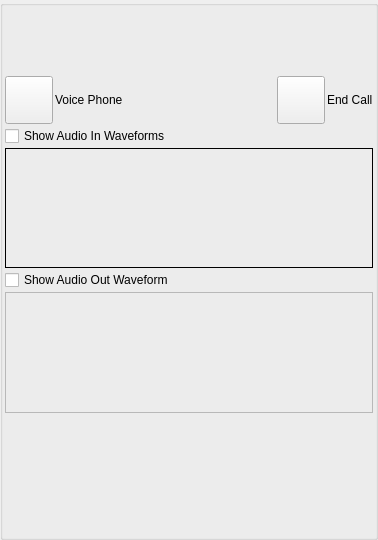
<?xml version="1.0" encoding="UTF-8"?>
<ui version="4.0">
 <class>AppletPeerVoicePhoneUi</class>
 <widget class="QWidget" name="AppletPeerVoicePhoneUi">
  <property name="geometry">
   <rect>
    <x>0</x>
    <y>0</y>
    <width>378</width>
    <height>540</height>
   </rect>
  </property>
  <property name="sizePolicy">
   <sizepolicy hsizetype="Expanding" vsizetype="Expanding">
    <horstretch>0</horstretch>
    <verstretch>0</verstretch>
   </sizepolicy>
  </property>
  <property name="minimumSize">
   <size>
    <width>0</width>
    <height>0</height>
   </size>
  </property>
  <property name="maximumSize">
   <size>
    <width>16777215</width>
    <height>16777215</height>
   </size>
  </property>
  <property name="windowTitle">
   <string>Dialog</string>
  </property>
  <layout class="QGridLayout" name="gridLayout">
   <property name="leftMargin">
    <number>0</number>
   </property>
   <property name="topMargin">
    <number>0</number>
   </property>
   <property name="rightMargin">
    <number>0</number>
   </property>
   <property name="bottomMargin">
    <number>0</number>
   </property>
   <property name="spacing">
    <number>0</number>
   </property>
   <item row="0" column="0">
    <widget class="QGroupBox" name="StyledDlgItemsBox">
     <property name="sizePolicy">
      <sizepolicy hsizetype="Expanding" vsizetype="Expanding">
       <horstretch>0</horstretch>
       <verstretch>0</verstretch>
      </sizepolicy>
     </property>
     <property name="minimumSize">
      <size>
       <width>0</width>
       <height>0</height>
      </size>
     </property>
     <property name="title">
      <string/>
     </property>
     <layout class="QVBoxLayout" name="verticalLayout">
      <property name="spacing">
       <number>2</number>
      </property>
      <property name="leftMargin">
       <number>2</number>
      </property>
      <property name="topMargin">
       <number>2</number>
      </property>
      <property name="rightMargin">
       <number>2</number>
      </property>
      <property name="bottomMargin">
       <number>2</number>
      </property>
      <item>
       <widget class="QLabel" name="m_StatusLabel">
        <property name="text">
         <string/>
        </property>
       </widget>
      </item>
      <item>
       <widget class="IdentWidget" name="m_FriendIdentWidget" native="true">
        <property name="sizePolicy">
         <sizepolicy hsizetype="Preferred" vsizetype="Fixed">
          <horstretch>0</horstretch>
          <verstretch>0</verstretch>
         </sizepolicy>
        </property>
        <property name="minimumSize">
         <size>
          <width>0</width>
          <height>50</height>
         </size>
        </property>
        <property name="maximumSize">
         <size>
          <width>16777215</width>
          <height>50</height>
         </size>
        </property>
       </widget>
      </item>
      <item>
       <layout class="QHBoxLayout" name="horizontalLayout">
        <property name="spacing">
         <number>2</number>
        </property>
        <item>
         <widget class="VxPushButton" name="m_PermissionButton">
          <property name="minimumSize">
           <size>
            <width>48</width>
            <height>48</height>
           </size>
          </property>
          <property name="maximumSize">
           <size>
            <width>48</width>
            <height>48</height>
           </size>
          </property>
          <property name="text">
           <string notr="true"/>
          </property>
          <property name="iconSize">
           <size>
            <width>48</width>
            <height>48</height>
           </size>
          </property>
         </widget>
        </item>
        <item>
         <widget class="VxLabel" name="m_PermissionLabel">
          <property name="sizePolicy">
           <sizepolicy hsizetype="Preferred" vsizetype="Preferred">
            <horstretch>0</horstretch>
            <verstretch>0</verstretch>
           </sizepolicy>
          </property>
          <property name="text">
           <string>Voice Phone </string>
          </property>
         </widget>
        </item>
        <item>
         <widget class="QLabel" name="m_StateText">
          <property name="sizePolicy">
           <sizepolicy hsizetype="Expanding" vsizetype="Preferred">
            <horstretch>0</horstretch>
            <verstretch>0</verstretch>
           </sizepolicy>
          </property>
          <property name="text">
           <string/>
          </property>
          <property name="alignment">
           <set>Qt::AlignmentFlag::AlignCenter</set>
          </property>
         </widget>
        </item>
        <item>
         <widget class="VxPushButton" name="m_HangUpButton">
          <property name="sizePolicy">
           <sizepolicy hsizetype="Fixed" vsizetype="Fixed">
            <horstretch>0</horstretch>
            <verstretch>0</verstretch>
           </sizepolicy>
          </property>
          <property name="minimumSize">
           <size>
            <width>48</width>
            <height>48</height>
           </size>
          </property>
          <property name="maximumSize">
           <size>
            <width>48</width>
            <height>48</height>
           </size>
          </property>
          <property name="text">
           <string notr="true"/>
          </property>
          <property name="iconSize">
           <size>
            <width>48</width>
            <height>48</height>
           </size>
          </property>
         </widget>
        </item>
        <item>
         <widget class="QLabel" name="m_HangupLabel">
          <property name="sizePolicy">
           <sizepolicy hsizetype="Minimum" vsizetype="Preferred">
            <horstretch>0</horstretch>
            <verstretch>0</verstretch>
           </sizepolicy>
          </property>
          <property name="text">
           <string>End Call</string>
          </property>
         </widget>
        </item>
       </layout>
      </item>
      <item>
       <widget class="QCheckBox" name="m_ShowInWaveFormCheckBox">
        <property name="sizePolicy">
         <sizepolicy hsizetype="Minimum" vsizetype="Fixed">
          <horstretch>0</horstretch>
          <verstretch>0</verstretch>
         </sizepolicy>
        </property>
        <property name="text">
         <string>Show Audio In Waveforms</string>
        </property>
       </widget>
      </item>
      <item>
       <widget class="AudioInWaveformWidget" name="m_AudioInWaveFormFrame">
        <property name="sizePolicy">
         <sizepolicy hsizetype="Expanding" vsizetype="Expanding">
          <horstretch>0</horstretch>
          <verstretch>0</verstretch>
         </sizepolicy>
        </property>
        <property name="frameShape">
         <enum>QFrame::Shape::Box</enum>
        </property>
       </widget>
      </item>
      <item>
       <widget class="QCheckBox" name="m_ShowOutWaveFormCheckBox">
        <property name="text">
         <string>Show Audio Out Waveform</string>
        </property>
       </widget>
      </item>
      <item>
       <widget class="AudioOutWaveformWidget" name="m_AudioOutWaveFormFrame">
        <property name="sizePolicy">
         <sizepolicy hsizetype="Expanding" vsizetype="Expanding">
          <horstretch>0</horstretch>
          <verstretch>0</verstretch>
         </sizepolicy>
        </property>
        <property name="frameShape">
         <enum>QFrame::Shape::StyledPanel</enum>
        </property>
        <property name="frameShadow">
         <enum>QFrame::Shadow::Raised</enum>
        </property>
       </widget>
      </item>
      <item>
       <widget class="InstMsgWidget" name="m_InstMsgWidget" native="true">
        <property name="sizePolicy">
         <sizepolicy hsizetype="Preferred" vsizetype="Expanding">
          <horstretch>0</horstretch>
          <verstretch>0</verstretch>
         </sizepolicy>
        </property>
       </widget>
      </item>
     </layout>
    </widget>
   </item>
  </layout>
 </widget>
 <customwidgets>
  <customwidget>
   <class>VxPushButton</class>
   <extends>QPushButton</extends>
   <header location="global">VxPushButton.h</header>
  </customwidget>
  <customwidget>
   <class>IdentWidget</class>
   <extends>QWidget</extends>
   <header location="global">IdentWidget.h</header>
   <container>1</container>
  </customwidget>
  <customwidget>
   <class>InstMsgWidget</class>
   <extends>QWidget</extends>
   <header>InstMsgWidget.h</header>
   <container>1</container>
  </customwidget>
  <customwidget>
   <class>VxLabel</class>
   <extends>QLabel</extends>
   <header>VxLabel.h</header>
  </customwidget>
  <customwidget>
   <class>AudioInWaveformWidget</class>
   <extends>QFrame</extends>
   <header location="global">AudioInWaveformWidget.h</header>
   <container>1</container>
  </customwidget>
  <customwidget>
   <class>AudioOutWaveformWidget</class>
   <extends>QFrame</extends>
   <header>AudioOutWaveformWidget.h</header>
   <container>1</container>
  </customwidget>
 </customwidgets>
 <resources/>
 <connections/>
</ui>
